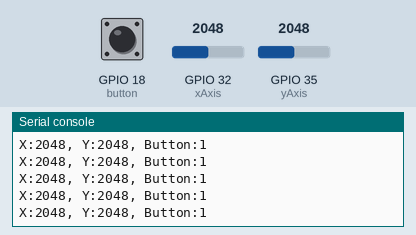
A program run on a simulated ESP32 board running MicroPython. Parts: the last lines printed to the serial console. The inputs (shaded band) are chosen by the test bench; at power-on: GPIO 32 (xAxis) = 2048, GPIO 35 (yAxis) = 2048, GPIO 18 (button) HIGH (analog values on the 0–4095 scale).

Above: at 1.2 s.
1.3 s: GPIO 32 (xAxis) set to 2866
At 1.31 s:
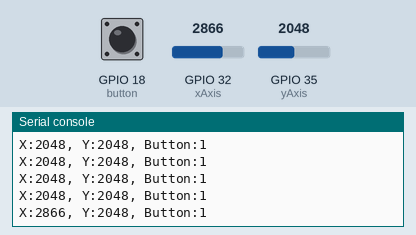
2.8 s: GPIO 35 (yAxis) set to 2866
At 2.82 s:
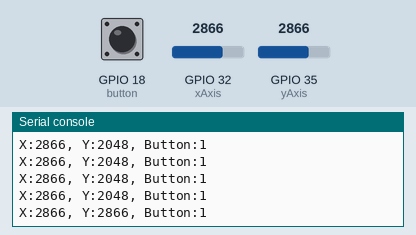
4.3 s: GPIO 18 (button) pulled LOW for 0.15 s
At 4.32 s:
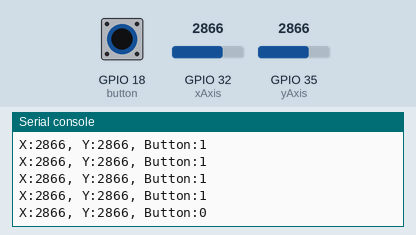
5.9 s: GPIO 32 (xAxis) set to 3603
At 5.93 s:
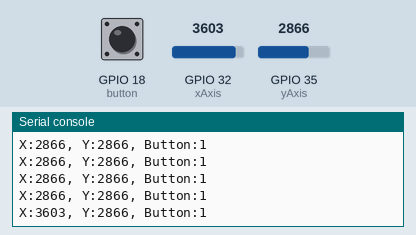
7.4 s: GPIO 18 (button) pulled LOW for 1 s
At 7.44 s:
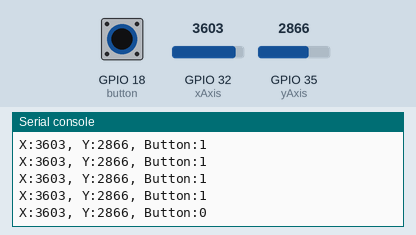
9.9 s: GPIO 35 (yAxis) set to 3603
At 9.95 s:
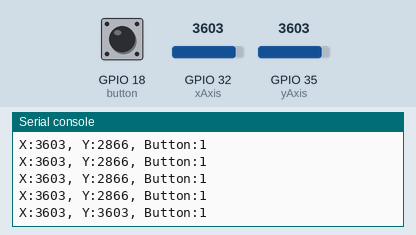
Timing chart, 0 to 12.4 s (numbered marks = the images above; inputs shaded):
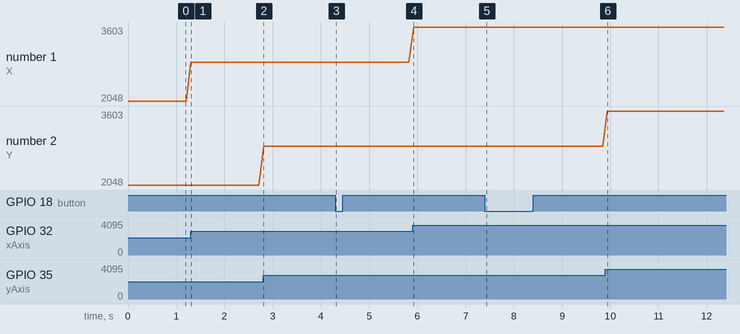

The program:

testing_joystick.py
```python
from machine import ADC,Pin
import time

xAxis = ADC(Pin(32, Pin.IN)) # create an ADC object acting on a pin
xAxis.atten(xAxis.ATTN_11DB)
yAxis = ADC(Pin(35, Pin.IN)) # create an ADC object acting on a pin
yAxis.atten(yAxis.ATTN_11DB)
button = Pin(18, Pin.IN, Pin.PULL_UP)

while True:
    xValue = xAxis.read()  # read a raw analog value in the range 0-4095
    yValue = yAxis.read()  # read a raw analog value in the range 0-4095
    btnValue = button.value()
    print(f"X:{xValue}, Y:{yValue}, Button:{btnValue}")
    time.sleep(0.1)

'''
elif keyboard_input in COLOR_CODES.keys():
    current_color = keyboard_input
    confirmed_pixel = [cursor_position[0], cursor_position[1], current_color]
    saved_matrix[cursor_position[1]][cursor_position[0]] = current_color
    print(optimize_initial_payload())'''
```

Measured:
- after the input at 1.3 s, the serial console: prints a new line at once (image 1)
- after the input at 2.8 s, the serial console: prints a new line at once (image 2)
- after the input at 4.3 s, the serial console: prints a new line at once (image 3)
- after the input at 5.9 s, the serial console: prints a new line at once (image 4)
- after the input at 7.4 s, the serial console: prints a new line at once (image 5)
- after the input at 9.9 s, the serial console: prints a new line at once (image 6)
- plotted number 1: 2048 → 2866 after the input at 1.3 s, 2866 → 3603 after the input at 5.9 s
